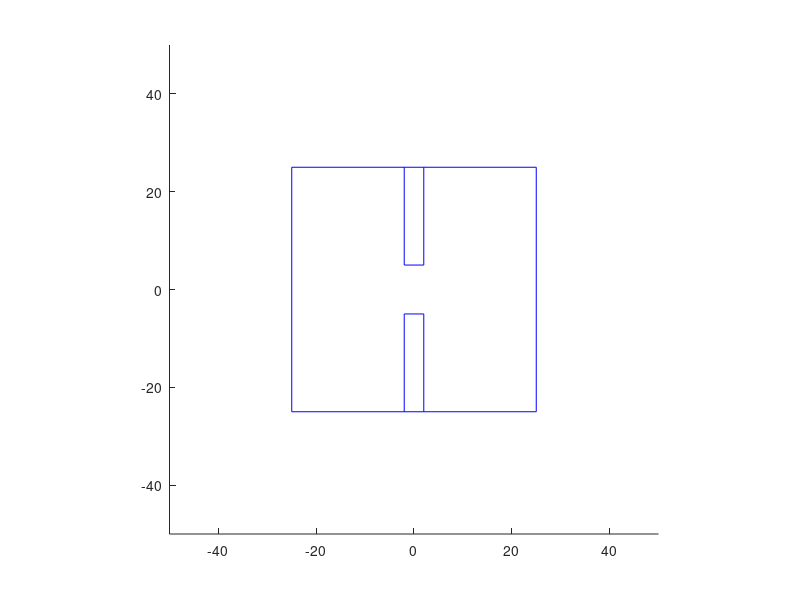

Here is the MATLAB script that generated this plot:
%% workspaceSetup.m

% This is the script to setup the workspace of needle thru hole problem.
% What included in the script is the parameters that describe a 2D planar
% tissue block with a hole in the middle.

%% Parameters
tissue = [-25  25  25 -25 -25; 25 25 -25 -25 25];
%tissue=[1 1;1 1];
structTissueData =struct('center',[0; -10; 0],'widthX',[30],'heightZ',[10],'depthY',[10]);

wall_top = [-2 -2 2 2;25 5 5 25];
wall_bottom = [-2 -2 2 2;-25 -5 -5 -25];

clf;
axis([-50 50 -50 50]);
axis square;

%Plot the box.
line(tissue(1,:),tissue(2,:),'color','blue');
line(wall_top(1,:),wall_top(2,:),'color','blue');
line(wall_bottom(1,:),wall_bottom(2,:),'color','blue');